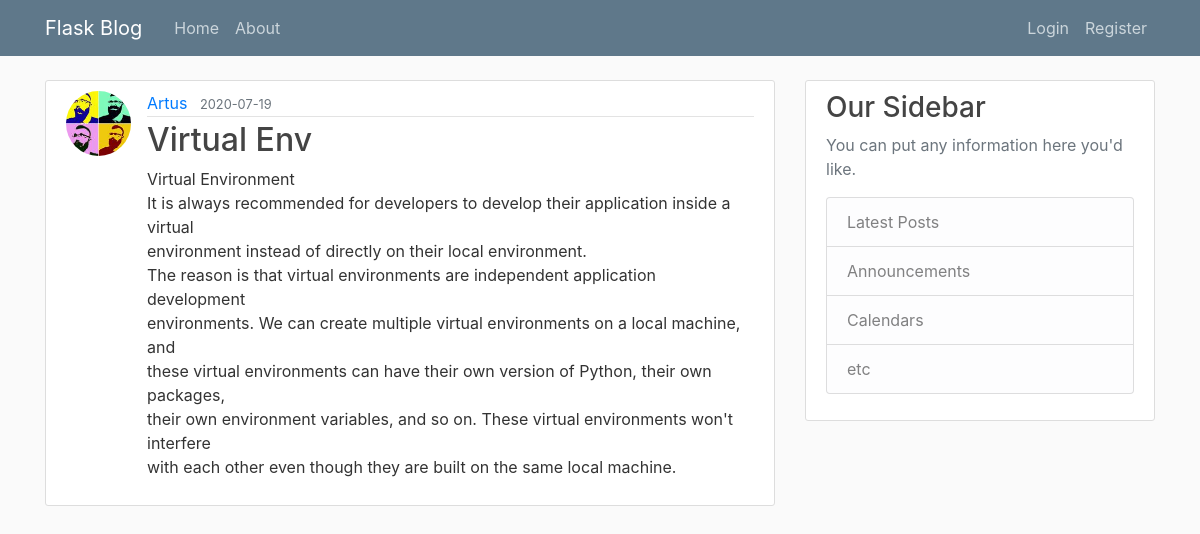
The app's page /post/16 with its own data.
### appblog/models.py (models this page shows, shortened)
class User(db.Model, UserMixin):
    id = db.Column(db.Integer, primary_key=True)
    username = db.Column(db.String(20), unique=True, nullable=False)
    email = db.Column(db.String(120), unique=True, nullable=False)
    image_file = db.Column(db.String(20), nullable=False, default='default.jpg')
    password = db.Column(db.String(60), nullable=False)
    posts = db.relationship('Post', backref='author', lazy=True)

class Post(db.Model):
    id = db.Column(db.Integer, primary_key=True)
    title = db.Column(db.String(100), nullable=False)
    date_posted = db.Column(db.DateTime, nullable=False, default=datetime.utcnow)
    content = db.Column(db.Text, nullable=False)
    user_id = db.Column(db.Integer, db.ForeignKey('user.id'), nullable=False)

### appblog/posts/routes.py (the view)
@posts.route("/post/<int:post_id>", methods=['GET', 'POST'])
def post(post_id):
    post = Post.query.get_or_404(post_id)
    return render_template('post.html', title=post.title, post=post)

### appblog/templates/post.html (shortened to what this page needs)
{% extends "layout.html" %}
{% block content %}
  <article class="media content-section">
    <img class="rounded-circle article-img" src="{{ url_for('static', filename='profile_pics/' + post.author.image_file) }}">
    <div class="media-body">
      <div class="article-metadata">
        <a class="mr-2" href="{{ url_for('users.user_posts', username=post.author.username) }}">{{ post.author.username }}</a>
        <small class="text-muted">{{ post.date_posted.strftime('%Y-%m-%d') }}</small>
      </div>
      <h2 class="article-title">{{ post.title }}</h2>
      <p class="article-content">{{ post.content }}</p>
    </div>
  </article>
{% endblock content %}

### appblog/static/main.css (style rules this page uses)
body { background: #fafafa; color: #333333; margin-top: 5rem; }
h1, h2, h3, h4, h5, h6 { color: #444444; }
.content-section { background: #ffffff; padding: 10px 20px; border: 1px solid #dddddd; border-radius: 3px; margin-bottom: 20px; }
.article-title { color: #444444; }
.article-content { white-space: pre-line; }
.article-img { height: 65px; width: 65px; margin-right: 16px; }
.article-metadata { padding-bottom: 1px; margin-bottom: 4px; border-bottom: 1px solid #e3e3e3 }

### records on screen
User: image_file (picture), author.username "Artus"
Post: date_posted "2020-07-19", title "Virtual Env", content "Virtual Environment It is always recommended for developers to develop their application inside a virtual environment instead of directly on their local environment. The reason is that virtual environments are independent application development environments. We can create multiple virtual environments on a local machine, and these virtual environments can have their own version of Python, their own packages, their own environment variables, and so on. These virtual environments won't interfere with each other even though they are built on the same local machine."
